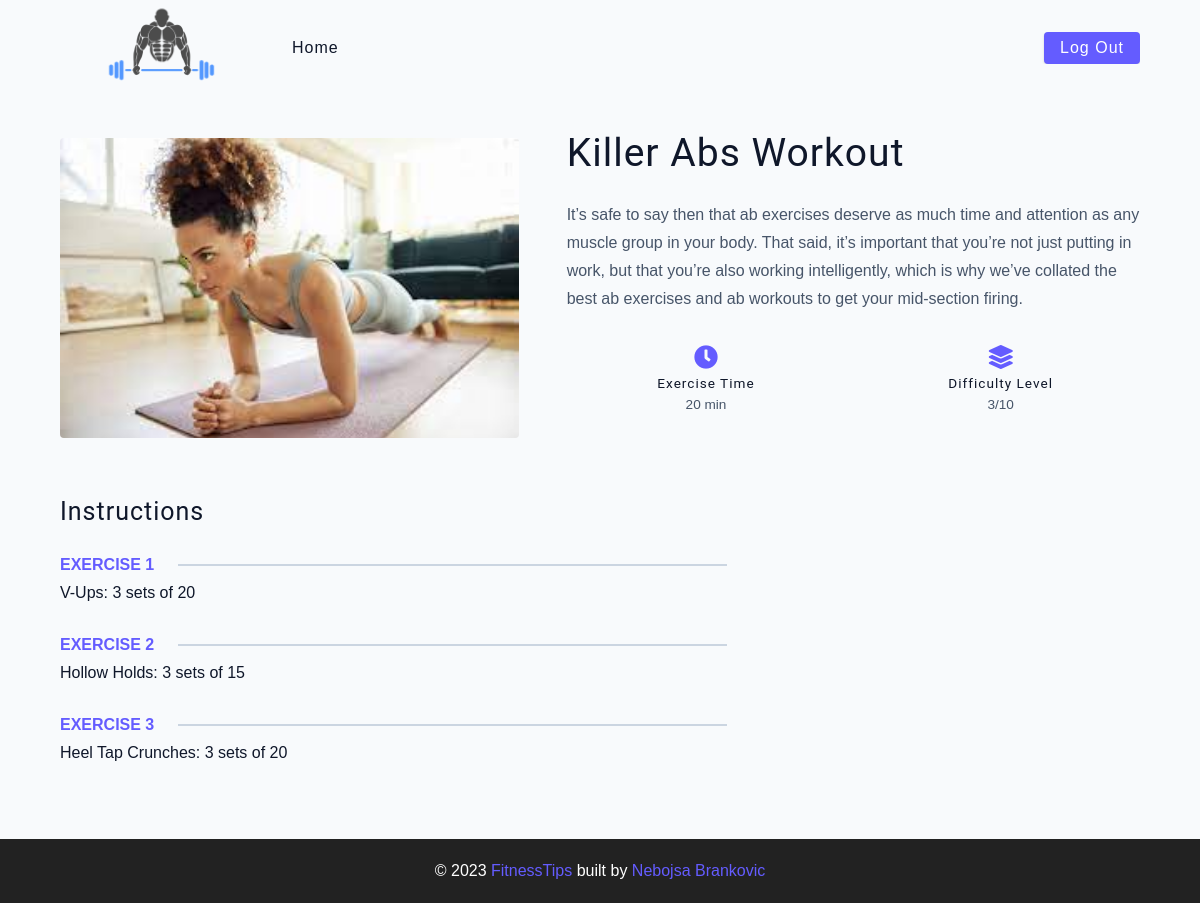
Screenshot of /single_workout.php?workout_id=14 (signed in) with the database file from the repository.
### tables this page shows
CREATE TABLE `workout` (
  `id` int(11) unsigned NOT NULL AUTO_INCREMENT,
  `name` varchar(255) NOT NULL,
  `exercise_time` int(11) NOT NULL,
  `difficulty_level` int(11) NOT NULL,
  `first_exercise` varchar(255) NOT NULL,
  `second_exercise` varchar(255) NOT NULL,
  `third_exercise` varchar(255) NOT NULL,
  `description` text NOT NULL,
  `image` varchar(255) NOT NULL,
  `user_id` int(10) unsigned NOT NULL,
  PRIMARY KEY (`id`),
  KEY `fk_user` (`user_id`),
  CONSTRAINT `fk_user` FOREIGN KEY (`user_id`) REFERENCES `user` (`id`) ON DELETE CASCADE ON UPDATE CASCADE
);

### models/Workout.php (called while the page is built, shortened)
<?php
class Workout
{
    function __construct($id = null, $name, $exerciseTime, $difficultyLevel, $firstExercise, $secondExercise, $thirdExercise, $description, $imageName, $user_id)
    {
        $this->name = $name;
        $this->exerciseTime = $exerciseTime;
        $this->difficultyLevel = $difficultyLevel;
        $this->firstExercise = $firstExercise;
        $this->secondExercise = $secondExercise;
        $this->thirdExercise = $thirdExercise;
        $this->description =  $description;
        $this->imageName = $imageName;
    }
    static function getById(mysqli $conn, $id)
    {
        $sql = "SELECT * FROM workout WHERE id = ?";
        $stmt = $conn->prepare($sql);
        $stmt->bind_param("i", $id);
        $success = $stmt->execute();
        if ($success) {
            $res = $stmt->get_result();
            $array_res = $res->fetch_array();
            $workout = new Workout(
                $array_res['id'],
                $array_res['name'],
                $array_res['exercise_time'],
                $array_res['difficulty_level'],
                $array_res['first_exercise'],
                $array_res['second_exercise'],
                $array_res['third_exercise'],
                $array_res['description'],
                $array_res['image'],
                $array_res['user_id']
            );
            return $workout;
        }
        return false;
    }
}

### single_workout.php (the view, shortened to what this page needs)
<?php
require 'models/Workout.php';
require 'db_connection.php';
$workout = Workout::getById($conn, $_GET['workout_id']);
?>
<!DOCTYPE html>
<html lang="en">
<head>
  <link rel="stylesheet" href="./css/style.css" />
  <link rel="stylesheet" href="https://cdnjs.cloudflare.com/ajax/libs/font-awesome/5.14.0/css/all.min.css" />
  <link rel="stylesheet" href="./css/index.css" />
</head>
<body>
  <nav class="navbar">
    <div class="nav-center">
      <div class="nav-header">
        <a href="index.php" class="nav-logo">
          <img src="./assets/logo.png" alt="simply workouts" />
        </a>
      </div>
      <div class="nav-links">
        <a href="index.php" class="nav-link">Home</a>
        <div class="nav-link logout-link">
          <a href="logout.php" class="btn">Log out</a>
        </div>
      </div>
    </div>
  </nav>
  <main class="page">
    <section class="workout-hero">
      <img src="./assets/workouts/<?php echo $workout->imageName ?>" class="img workout-hero-img" alt="" />
      <article>
        <h2><?php echo $workout->name ?></h2>
        <p>
          <?php echo $workout->description ?>
        </p>
        <div class="workout-icons">
          <article>
            <i class="fas fa-clock"></i>
            <h5>exercise time</h5>
            <p><?php echo $workout->exerciseTime ?> min</p>
          </article>
          <article>
            <i class="fas fa-layer-group"></i>
            <h5>difficulty level</h5>
            <p><?php echo $workout->difficultyLevel ?>/10</p>
          </article>
        </div>
      </article>
    </section>
    <section class="workout-content">
      <article>
        <h4>instructions</h4>
        <div class="single-instruction">
          <header>
            <p>Exercise 1</p>
            <div></div>
          </header>
          <p>
            <?php echo $workout->firstExercise ?>
          </p>
          <div class="single-instruction">
            <header>
              <p>Exercise 2</p>
              <div></div>
            </header>
            <p>
              <?php echo $workout->secondExercise ?>
            </p>
            <div class="single-instruction">
              <header>
                <p>Exercise 3</p>
                <div></div>
              </header>
              <p>
                <?php echo $workout->thirdExercise ?>
              </p>
            </div>
      </article>
      <article class="second-column"></article>
    </section>
  </main>
  <footer class="page-footer">
    <p>
      &copy; <span id="date"></span>
      <span class="footer-logo">FitnessTips</span>
      built by
      <a href="https://github.com/BrankovicNebojsa">Nebojsa Brankovic</a>
    </p>
  </footer>
</body>
</html>

### css/style.css (style rules this page uses)
html { line-height: 1.15; -webkit-text-size-adjust: 100%; }
body { margin: 0; }
main { display: block; }
a { background-color: transparent; }
img { border-style: none; }

### rows the page displays
workout: image (picture), name "Killer Abs Workout", description "It’s safe to say then that ab exercises deserve as much time and attention as any muscle group in your body. That said, it’s important that you’re not just putting in work, but that you’re also working intelligently, which is why we’ve collated the best ab exercises and ab workouts to get your mid-section firing.", exercise_time "20", difficulty_level "3", first_exercise "V-Ups: 3 sets of 20", second_exercise "Hollow Holds: 3 sets of 15", third_exercise "Heel Tap Crunches: 3 sets of 20"
